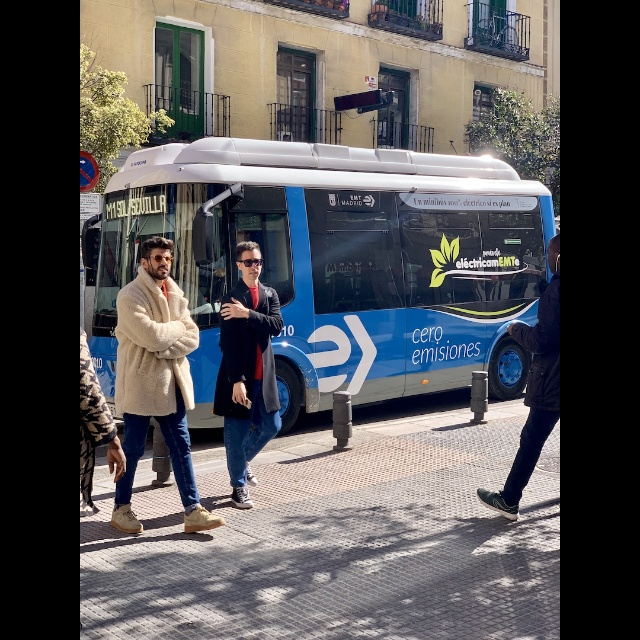
#> input picture examples/multi_task_dacheng/model/bus.jpg, 640 x 640 px
$ python compare_images.py ../model ../model
#> lines starting #> are read from the running program, lines starting #| are printed output that depends on the picture
"""图像左右拼接脚本：将两个文件夹中同名图像水平拼接，方便对比查看。"""

import os
import cv2
import argparse

def concat_images(dir1, dir2, out_dir):
    """
    遍历 dir1 中所有图像，在 dir2 中查找同名文件，水平拼接后保存到 out_dir。

    Args:
        dir1: 第一个文件夹（左侧图像）
        dir2: 第二个文件夹（右侧图像）
        out_dir: 拼接结果保存文件夹
    """
#> called with dir1 = '../model', dir2 = '../model', out_dir = '../model_concat'
    os.makedirs(out_dir, exist_ok=True)

    # 支持的图像扩展名
    img_exts = {'.jpg', '.jpeg', '.png', '.bmp', '.tiff', '.webp'}

    # 递归收集 dir1 中所有图像文件
    img1_paths = []
    for root, _, files in os.walk(dir1):
        for f in files:
            if os.path.splitext(f.lower())[1] in img_exts:
                img1_paths.append(os.path.join(root, f))

    print(f'dir1 图像数量: {len(img1_paths)}')
    matched = 0
    skipped = 0

    for path1 in img1_paths:
        fname = os.path.basename(path1)

        # 在 dir2 中递归查找同名文件
        path2 = None
        for root2, _, files2 in os.walk(dir2):
            if fname in files2:
                path2 = os.path.join(root2, fname)
                break

        if path2 is None:
            print(f'[跳过] 未找到同名文件: {fname}')
            skipped += 1
            continue

        # 读取并拼接
        img1 = cv2.imread(path1)
#> img1 is the input picture: shape (640, 640, 3); mean B, G, R 88.5, 86.6, 87.9
        img2 = cv2.imread(path2)

        if img1 is None:
            print(f'[跳过] 读取失败: {path1}')
            skipped += 1
            continue
        if img2 is None:
            print(f'[跳过] 读取失败: {path2}')
            skipped += 1
            continue

        # 统一高度（以较高的为准，较矮的 padding）
        h1, w1 = img1.shape[:2]
#> h1 = 640; w1 = 640
        h2, w2 = img2.shape[:2]
#> h2 = 640; w2 = 640
        max_h = max(h1, h2)
#> max_h = 640

        if h1 < max_h:
            pad = max_h - h1
            img1 = cv2.copyMakeBorder(img1, 0, pad, 0, 0, cv2.BORDER_CONSTANT, value=(114, 114, 114))
        if h2 < max_h:
            pad = max_h - h2
            img2 = cv2.copyMakeBorder(img2, 0, pad, 0, 0, cv2.BORDER_CONSTANT, value=(114, 114, 114))

        concat = cv2.hconcat([img1, img2])
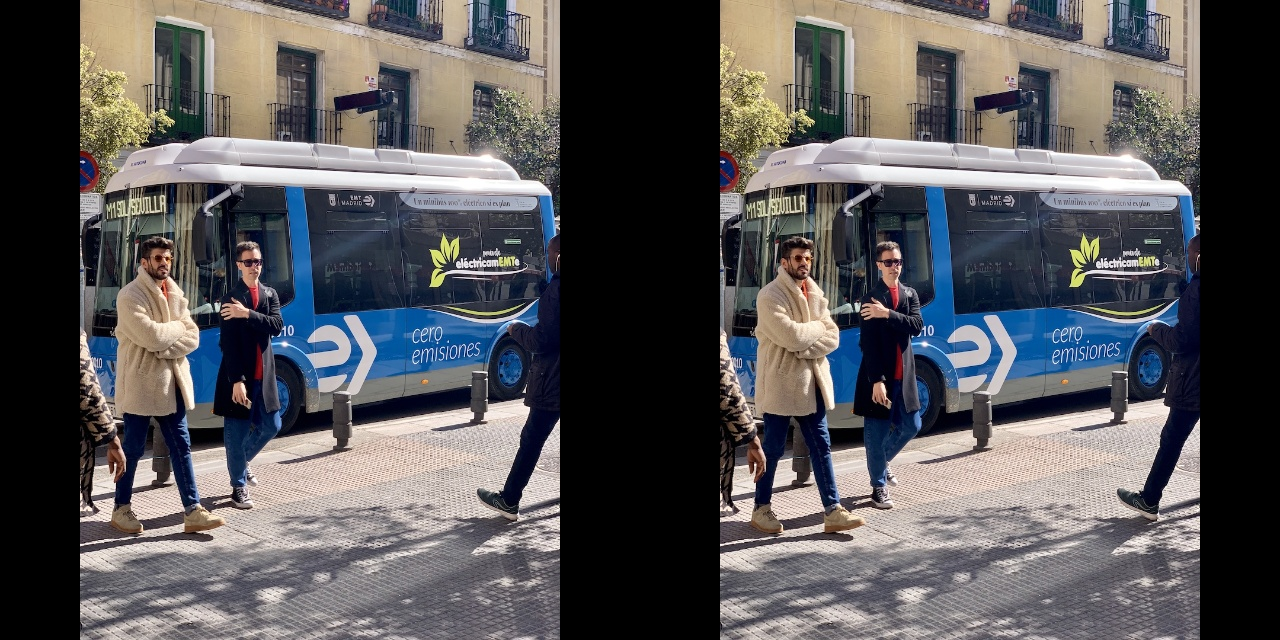
#> concat: shape (640, 1280, 3); mean B, G, R 88.5, 86.6, 87.9
        out_path = os.path.join(out_dir, fname)
        cv2.imwrite(out_path, concat)
        matched += 1

    print(f'拼接完成: 成功 {matched} 张, 跳过 {skipped} 张, 保存至 {out_dir}')


if __name__ == '__main__':
    parser = argparse.ArgumentParser(description='将两个文件夹中同名图像水平拼接')
    parser.add_argument('dir1', help='左侧图像文件夹')
    parser.add_argument('dir2', help='右侧图像文件夹')
    parser.add_argument('-o', '--out-dir', default=None, help='输出文件夹（默认: dir1 同级目录 _concat）')
    args = parser.parse_args()

    if args.out_dir is None:
        args.out_dir = args.dir1.rstrip('/') + '_concat'
    concat_images(args.dir1, args.dir2, args.out_dir)
